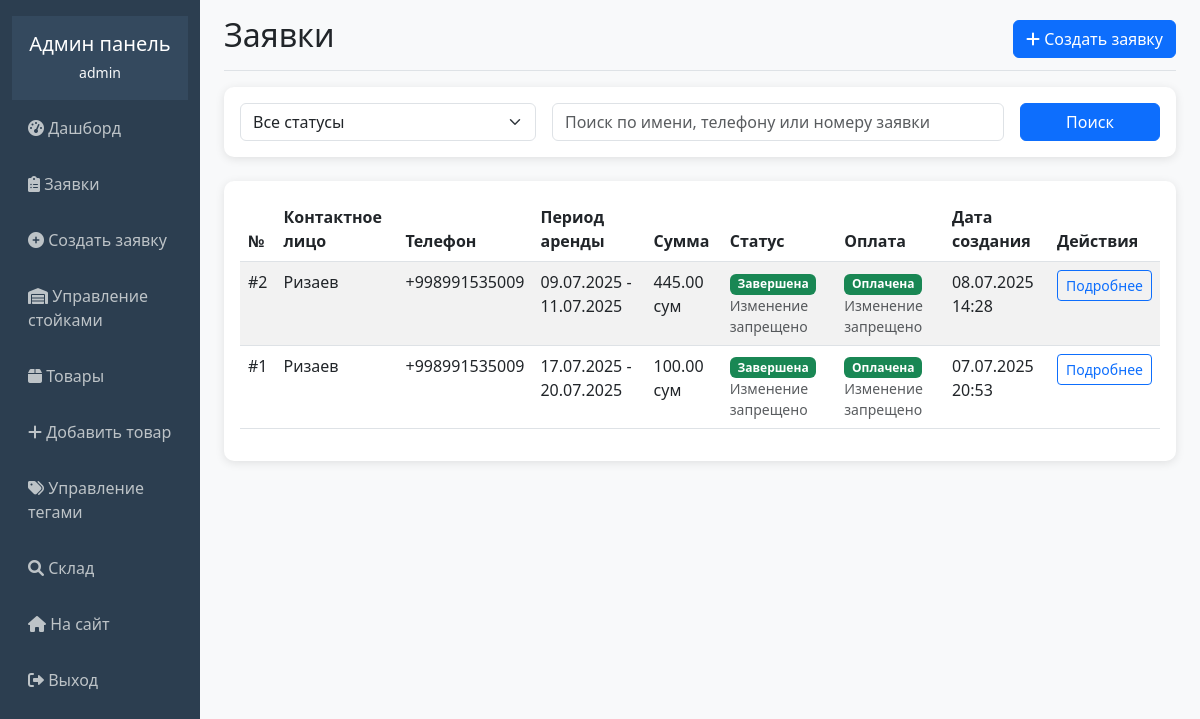
The app's page /superuser/orders/ (signed in), older data.
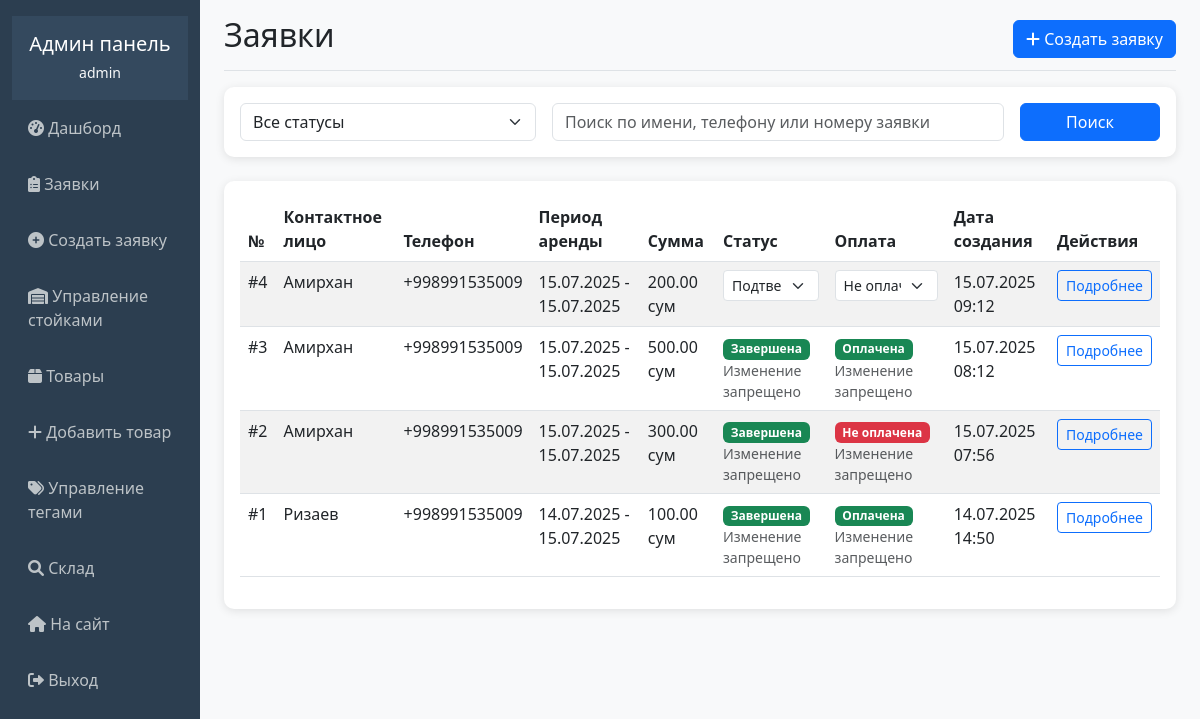
The same page, newer data.
### rental/models.py (models this page shows, shortened)
class Order(models.Model):
    STATUS_CHOICES = [
        ('pending', 'Ожидает подтверждения'),
        ('confirmed', 'Подтверждена'),
        ('in_rent', 'В аренде'),
        ('completed', 'Завершена'),
    ]
    PAYMENT_CHOICES = [
        ('paid', 'Оплачена'),
        ('unpaid', 'Не оплачена'),
    ]
    contact_person = models.CharField(max_length=200, verbose_name='Контактное лицо')
    phone1 = models.CharField(max_length=20, verbose_name='Телефон 1')
    phone2 = models.CharField(max_length=20, blank=True, verbose_name='Телефон 2')
    comment = models.TextField(blank=True, verbose_name='Комментарий')
    status = models.CharField(max_length=20, choices=STATUS_CHOICES, default='pending', verbose_name='Статус')
    payment_status = models.CharField(max_length=20, choices=PAYMENT_CHOICES, default='unpaid', verbose_name='Оплата')
    created_at = models.DateTimeField(auto_now_add=True, verbose_name='Дата создания')
    rental_start = models.DateField(verbose_name='Начало аренды')
    rental_end = models.DateField(verbose_name='Конец аренды')
    total_amount = models.DecimalField(max_digits=10, decimal_places=2, verbose_name='Общая сумма')
    created_by_admin = models.BooleanField(default=False, verbose_name='Создана администратором')
    class Meta:
        verbose_name = 'Заявка'
        verbose_name_plural = 'Заявки'
        ordering = ['-created_at']

### rental/admin_views.py (the view, shortened to what this page needs)
# urls.py: path('orders/', admin_views.admin_orders, name='admin_orders'),
@user_passes_test(is_admin)
def admin_orders(request):
    orders = Order.objects.all()
    status_filter = request.GET.get('status', '')
    if status_filter:
        orders = orders.filter(status=status_filter)
    search_query = request.GET.get('search', '')
    context = {
        'orders': orders,
        'status_filter': status_filter,
        'search_query': search_query,
    }
    return render(request, 'rental/admin/orders.html', context)

### rental/admin_views.py (called while the page is built)
def is_admin(user):
    return user.is_authenticated and user.is_staff

### templates/rental/admin/orders.html (shortened to what the changed rows need)
{% extends 'rental/admin/base_admin.html' %}
{% block content %}
<div class="d-flex justify-content-between flex-wrap flex-md-nowrap align-items-center pb-2 mb-3 border-bottom">
    <h1 class="h2">Заявки</h1>
</div>
<div class="card">
    <div class="card-body">
        <div class="table-responsive">
            <table class="table table-striped">
                <thead>
                    <tr>
                        <th>№</th>
                        <th>Контактное лицо</th>
                        <th>Телефон</th>
                        <th>Период аренды</th>
                        <th>Сумма</th>
                        <th>Статус</th>
                        <th>Оплата</th>
                        <th>Дата создания</th>
                        <th>Действия</th>
                    </tr>
                </thead>
                <tbody>
                    {% for order in orders %}
                    <tr>
                        <td>#{{ order.id }}</td>
                        <td>{{ order.contact_person }}</td>
                        <td>{{ order.phone1 }}</td>
                        <td>{{ order.rental_start|date:"d.m.Y" }} - {{ order.rental_end|date:"d.m.Y" }}</td>
                        <td>{{ order.total_amount }} сум</td>
                        <td>
                            {% if order.status == 'completed' %}
                                <span class="badge bg-success">Завершена</span>
                                <small class="text-muted d-block">Изменение запрещено</small>
                            {% else %}
                                <select class="form-select form-select-sm status-select" data-order-id="{{ order.id }}" data-original-value="{{ order.status }}">
                                    <option value="confirmed" {% if order.status == 'confirmed' %}selected{% endif %}>Подтверждена</option>
                                </select>
                            {% endif %}
                        </td>
                        <td>
                            {% if order.status == 'completed' %}
                                {% if order.payment_status == 'paid' %}
                                    <span class="badge bg-success">Оплачена</span>
                                {% else %}
                                    <span class="badge bg-danger">Не оплачена</span>
                                {% endif %}
                                <small class="text-muted d-block">Изменение запрещено</small>
                            {% else %}
                                <select class="form-select form-select-sm payment-select" data-order-id="{{ order.id }}" data-original-value="{{ order.payment_status }}">
                                    <option value="unpaid" {% if order.payment_status == 'unpaid' %}selected{% endif %}>Не оплачена</option>
                                </select>
                            {% endif %}
                        </td>
                        <td>{{ order.created_at|date:"d.m.Y H:i" }}</td>
                        <td>
                            <a href="{% url 'admin_order_detail' order.id %}" class="btn btn-sm btn-outline-primary">
                                Подробнее
                            </a>
                        </td>
                    </tr>
                    {% empty %}
                    <tr>
                        <td colspan="9" class="text-center">Заявок не найдено</td>
                    </tr>
                    {% endfor %}
                </tbody>
            </table>
        </div>
    </div>
</div>
{% endblock %}

Row changes from the older to the newer data that the page shows:
added Order: id "4", contact_person "Амирхан", phone1 "+998991535009", rental_start "15.07.2025", rental_end "15.07.2025", total_amount "200.00", status+id "Подтверждена", payment_status+id "Не оплачена", created_at "15.07.2025 09:12"
added Order: id "3", contact_person "Амирхан", phone1 "+998991535009", rental_start "15.07.2025", rental_end "15.07.2025", total_amount "500.00", status "Завершена", created_at "15.07.2025 08:12"
changed Order id 2: contact_person "Ризаев" → "Амирхан"; rental_start "09.07.2025" → "15.07.2025"; rental_end "11.07.2025" → "15.07.2025"; total_amount "445.00" → "300.00"; created_at "08.07.2025 14:28" → "15.07.2025 07:56"; payment_status "Оплачена" → "Не оплачена"
changed Order "Ризаев": rental_start "17.07.2025" → "14.07.2025"; rental_end "20.07.2025" → "15.07.2025"; created_at "07.07.2025 20:53" → "14.07.2025 14:50"
